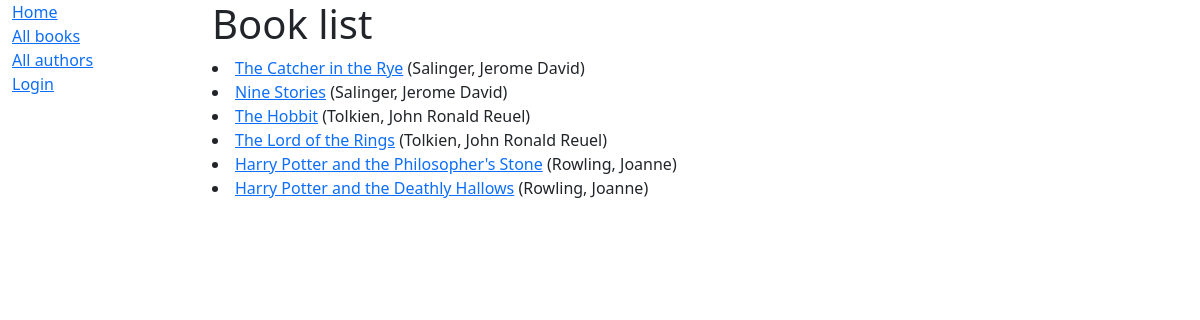
/catalog/books/, run on the app's committed database.
### catalog/models.py (models this page shows, shortened)
class Book(models.Model):
    title = models.CharField(max_length=200)
    author = models.ForeignKey('Author', on_delete=models.SET_NULL, null=True)
    summary = models.TextField(max_length=1000, help_text='Enter a brief description of the book')
    isbn = models.CharField('ISBN', max_length=12, unique=True,
                            help_text=
                            '13 Character <a href="https://www.isbn-international.org/content/what-isbn")>ISBN number</a>')
    genre = models.ManyToManyField(Genre, help_text='Select a genre for this book')
    language = models.ForeignKey('Language', on_delete=models.SET_NULL, null=True)
    def get_absolute_url(self):
        return reverse('book-detail', args=[str(self.id)])
    def display_genre(self):
        """Create a string for the Genre. This is required to display genre in Admin."""
        return ', '.join(genre.name for genre in self.genre.all()[:3])
    display_genre.short_description = 'Genre'

class Author(models.Model):
    first_name = models.CharField(max_length=100)
    last_name = models.CharField(max_length=100)
    date_of_birth = models.DateField(null=True, blank=True)
    date_of_death = models.DateField('died', null=True, blank=True)
    class Meta:
        ordering = ['last_name', 'first_name']
    def __str__(self):
        return f'{self.last_name}, {self.first_name}'

### catalog/views.py (the view)
# urls.py: path('books/', views.BookListView.as_view(), name='books'),
class BookListView(generic.ListView):
    model = Book
    paginate_by = 10

### catalog/templates/catalog/book_list.html (shortened to what this page needs)
{% extends "base_generic.html" %}
{% block content %}
  <h1>Book list</h1>
  {% if book_list %}
  <u1>
    {% for book in book_list %}
      <li>
        <a href="{{ book.get_absolute_url }}">{{ book.title }}</a>
({{book.author}})
      </li>
    {% endfor %}
  </u1>
  {% else %}
    <p>There are no books in the library.</p>
  {% endif %}
{% endblock %}

### data on the page
Book: title "The Catcher in the Rye", author "Salinger, Jerome David"
Book: title "Nine Stories", author "Salinger, Jerome David"
Book: title "The Hobbit", author "Tolkien, John Ronald Reuel"
Book: title "The Lord of the Rings", author "Tolkien, John Ronald Reuel"
Book: title "Harry Potter and the Philosopher's Stone", author "Rowling, Joanne"
Book: title "Harry Potter and the Deathly Hallows", author "Rowling, Joanne"
